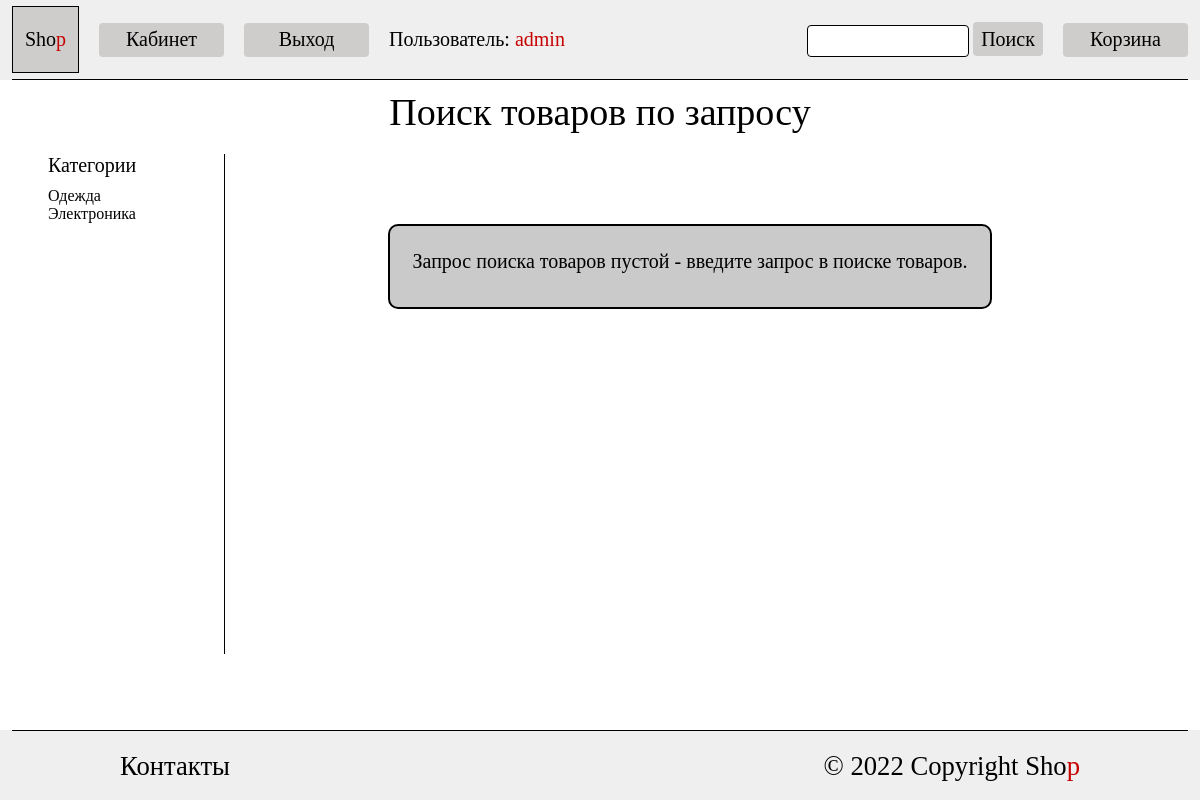
Screenshot of /search_product (signed in) with the database file from the repository.
### shop/models.py (models this page shows, shortened)
class User(AbstractUser):
    email = models.EmailField(max_length=254, unique=True)
    favorite_product = models.ManyToManyField('Product',
                                              through='FavoriteProduct',
                                              related_name='favorite_product')
    shopping_cart = models.ManyToManyField(
        'Product',
        through='ShoppingCartProduct',
        related_name='shopping_cart'
    )
    def get_favorite_product(self):
        return ', '.join(
            self.favorite_product.all().values_list('name', flat=True)
        )
    get_favorite_product.short_description = 'Избранные товары'
    def get_shopping_cart(self):
        products = ShoppingCartProduct.objects.filter(user=self.id)
        return ", ".join((map(str, products)))
    get_shopping_cart.short_description = 'Товары в корзине'
    class Meta:
        verbose_name_plural = "Пользователи"
        verbose_name = "Пользователь"
        ordering = ["id"]
    def __str__(self):
        return self.username

class Category(models.Model):
    name = models.CharField(max_length=100, verbose_name='Имя категории')
    slug = models.SlugField(unique=True)
    image = models.ImageField(
        upload_to='category/',
        validators=[validate_category_image_size, ],
        verbose_name='Изображение категории',
        help_text=mark_safe(f'<span style="color:red; font-size:14px;">'
                            f'Разрешение изображения должно быть: '
                            f'{settings.CATEGORY_IMAGE_RESOLUTION[0]}*{settings.CATEGORY_IMAGE_RESOLUTION[1]}'
                            f'</span>')
    )
    parent_category = models.ForeignKey(
        'self',
        blank=True,
        null=True,
        on_delete=models.CASCADE,
        related_name='child_category')
    class Meta:
        verbose_name_plural = 'Категории товаров'
        verbose_name = 'Категория товара'
        ordering = ['name']

### shop/views.py (the view)
# urls.py: path('search_product', search_product, name='search_product'),
def search_product(request):
    """получение начальных категорий, тех у которых нет
    родительских категорий"""
    categorys_main = Category.objects.filter(parent_category__isnull=True)
    if 'q' in request.GET:
        q = request.GET['q']
        multi_q = Q(Q(name__iregex=q) | Q(category__name__iregex=q))
        products = Product.objects.filter(multi_q)
    else:
        q = ''
        products = None
    template = 'shop/search_product.html'
    context = {'categorys': categorys_main,
               'products': products,
               'q': q
               }
    return render(request, template, context)

### templates/shop/search_product.html (shortened to what this page needs)
{% extends "base.html" %}
{% load form_filters %}
{% block content %}
<div class="caption">Поиск товаров по запросу {{ q }}</div>
<div class="shop_main">
    <aside>
        <div>
            <a href="{% url 'shop:index' %}"><div class="category_caption">Категории</div></a>
            {% for category in categorys %}
                <div><a href="{% url 'shop:category' category.slug %}"> {{ category.name }} </a></div>
            {% endfor %}
        </div>
    </aside>
    {% if q %}
    <div class="product_category">
        {% comment %}
        <div class="dividing_line_filter"></div>
        <div class="flex_horizontal">
            <form method="get">
                {{ form_ordering.order|addclass:'sort_select' }}
                <input type="submit" name="ordering" value="Сортировать" class="button_sort">
            </form>
        </div>
        <div class="dividing_line_filter"></div>
        {% endcomment %}
        {% include "includes/product_list.html" %}
    </div>
    {% else %}
        <div class="login"><div class="login_block">
              Запрос поиска товаров пустой - введите запрос в поиске товаров.
        </div></div>
    {% endif %}
</div>
{% endblock %}

### templates/includes/header.html (shortened to what this page needs)
{% load static %}
<div class="header_flex">
    <div class="header_grid">
        <a href="{% url 'shop:index' %}"><div class="header_logo">
            <div>Sho<span class="red_text">p</span></div>
        </div></a>
        {% if user.is_authenticated %}
            <a href="{% url 'users:cabinet' %}"><div class="button_header">
                <div>Кабинет</div>
            </div></a>
            <form method="post" onsubmit="return confirm('Вы точно хотите выйти?')" action="{% url 'users:logout' %}">
                  <input type="submit" value="Выход" class="button_form">
            </form>
            <div class="text_user">Пользователь: <span class="red_text">{{ user }}</span></div>
        {% endif %}
    </div>
    <div class="header_grid">
        <form action="{% url 'shop:search_product' %}">
            <input type="text" class="input_search" name="q">
            <input type="submit" value="Поиск" class="button_search">
        </form>
        <a href="{% url 'users:shopping_cart' %}"><div class="button_header">Корзина</div></a>
    </div>
</div>
<div class="dividing_line"></div>

### static_dev/css/style.css (style rules this page uses)
* { margin: 0; padding: 0; }
body { height: 100vh; display: grid; grid-template-rows: auto 1fr auto; font-family: 'Minion Pro'; }
a { text-decoration: none; color: black; }
.header_flex { margin: 0px 1%; display: flex; justify-content: space-between; align-items: center; }
.header_grid { display: grid; grid-auto-flow: column; place-items: center stretch; grid-gap: 0 20px; }
.header_logo { display: grid; place-items: center; height: 65px; width: 65px; font-size: 20px; background-color: #cfcccc; border: 1px solid rgb(0, 0, 0); }
.text_user { font-size: 20px; }
.red_text { color: rgb(199, 0, 0); }
.button_header { display: grid; place-items: center; background-color: #cfcccc; width: 125px; height: 34px; font-size: 20px; border-radius: 4px; }
.button_search { font-family: 'Minion Pro'; border: 0px; background-color: #cfcccc; width: 70px; height: 34px; font-size: 20px; border-radius: 4px; }
.input_search { padding-left: 10px; width: 150px; height: 30px; font-size: 16px; border-radius: 4px; border: 1px solid rgb(0, 0, 0); }
.dividing_line { margin: 0 1%; height: 1px; background-color: black; }
.caption { text-align: center; font-size: 38px; margin: 10px 0; }
.shop_main { height: 80%; margin: 0px 4%; display: grid; grid-template-columns: 180px 1fr; }
aside { display: grid; grid-template-columns: 1fr 4px; justify-items: start; text-align: start; }
.category_caption { font-size: 20px; margin: 10px 0; }
.login { display: flex; flex-direction: column; align-items: center; gap: 15px; margin: 80px 0; }
.login_block { display: grid; place-items: center; text-align: center; width: 600px; height: auto; padding: 24px 0px; background-color: #cacaca; font-size: 20px; border-radius: 10px; border: 2px solid rgb(0, 0, 0); padding-bottom: 34px; }
.button_form { display: grid; place-items: center; background-color: #cfcccc; width: 125px; height: 34px; font-size: 20px; border-radius: 4px; border: 0px solid rgb(0, 0, 0); font-family: 'Minion Pro'; }

### rows the page displays
User: username "admin"
Category: name "Одежда"
Category: name "Электроника"
